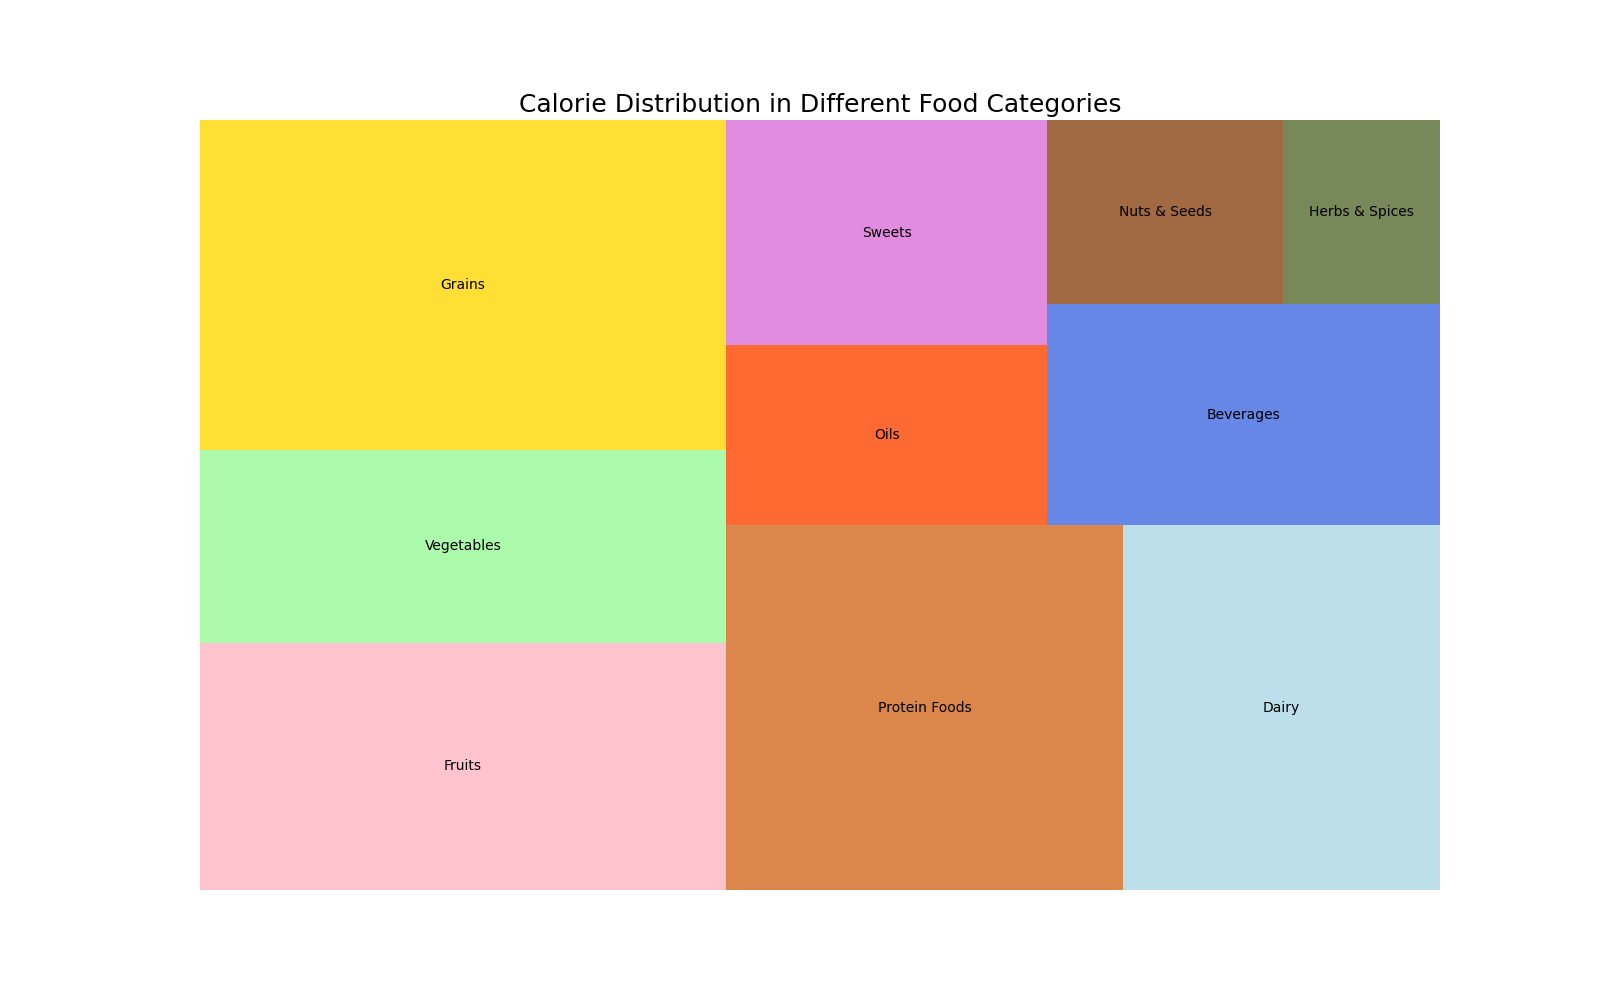

This figure's Python source:

import matplotlib.pyplot as plt
import squarify  # pip install squarify (algorithm for treemap)

# Data
categories = ['Fruits', 'Vegetables', 'Grains', 'Protein Foods', 'Dairy', 'Oils', 'Sweets', 'Beverages', 'Nuts & Seeds', 'Herbs & Spices']
calories = [45, 35, 60, 50, 40, 20, 25, 30, 15, 10]

# Color Scheme in HEX
colors = ['#FFB6C1', '#98FB98', '#FFD700', '#D2691E', '#ADD8E6', '#FF4500', '#DA70D6', '#4169E1', '#8B4513', '#556B2F']

# Creating a figure to accommodate a larger treemap
fig, ax = plt.subplots(1, figsize=(16, 10))

# Creating the treemap
squarify.plot(sizes=calories, label=categories, color=colors, alpha=0.8, ax=ax)

# Title of the treemap
plt.title('Calorie Distribution in Different Food Categories', fontsize=18)

# Removing the axes for better aesthetics
plt.axis('off')

# Display the plot
plt.show()
